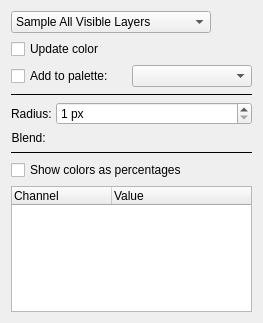
<?xml version="1.0" encoding="UTF-8"?>
<ui version="4.0">
 <class>ColorPickerOptionsWidget</class>
 <widget class="QWidget" name="ColorPickerOptionsWidget">
  <property name="geometry">
   <rect>
    <x>0</x>
    <y>0</y>
    <width>263</width>
    <height>323</height>
   </rect>
  </property>
  <property name="windowTitle">
   <string>Color Picker</string>
  </property>
  <layout class="QGridLayout">
   <item row="6" column="0">
    <layout class="QHBoxLayout" name="blendLayout">
     <property name="spacing">
      <number>1</number>
     </property>
     <item>
      <widget class="QLabel" name="blendLabel">
       <property name="text">
        <string>Blend: </string>
       </property>
       <property name="alignment">
        <set>Qt::AlignRight|Qt::AlignTrailing|Qt::AlignVCenter</set>
       </property>
       <property name="margin">
        <number>1</number>
       </property>
      </widget>
     </item>
     <item>
      <widget class="KisSliderSpinBox" name="blend" native="true">
       <property name="sizePolicy">
        <sizepolicy hsizetype="MinimumExpanding" vsizetype="Preferred">
         <horstretch>0</horstretch>
         <verstretch>0</verstretch>
        </sizepolicy>
       </property>
       <property name="toolTip">
        <string>&lt;nobr&gt;Blending controls the percentage of color that is picked&lt;/nobr&gt; and mixed with your current brush color. A full blending value picks colors completely, ignoring brush color.</string>
       </property>
      </widget>
     </item>
    </layout>
   </item>
   <item row="0" column="0">
    <widget class="QComboBox" name="cmbSources">
     <property name="sizePolicy">
      <sizepolicy hsizetype="Fixed" vsizetype="Fixed">
       <horstretch>0</horstretch>
       <verstretch>0</verstretch>
      </sizepolicy>
     </property>
     <property name="minimumSize">
      <size>
       <width>200</width>
       <height>0</height>
      </size>
     </property>
     <property name="maximumSize">
      <size>
       <width>200</width>
       <height>32767</height>
      </size>
     </property>
     <property name="toolTip">
      <string>&lt;nobr&gt;Determines whether the color picker will sample&lt;/nobr&gt; colors from all visible layers or only the currently selected layer.</string>
     </property>
     <property name="currentIndex">
      <number>0</number>
     </property>
     <item>
      <property name="text">
       <string>Sample All Visible Layers</string>
      </property>
     </item>
     <item>
      <property name="text">
       <string>Sample Current Layer</string>
      </property>
     </item>
    </widget>
   </item>
   <item row="8" column="0">
    <widget class="QCheckBox" name="cbNormaliseValues">
     <property name="toolTip">
      <string>Displays per-channel color information below as percentages instead of bytes.</string>
     </property>
     <property name="text">
      <string>Show colors as percentages</string>
     </property>
    </widget>
   </item>
   <item row="9" column="0">
    <widget class="QTreeWidget" name="listViewChannels">
     <property name="sizePolicy">
      <sizepolicy hsizetype="Expanding" vsizetype="Expanding">
       <horstretch>0</horstretch>
       <verstretch>1</verstretch>
      </sizepolicy>
     </property>
     <property name="minimumSize">
      <size>
       <width>0</width>
       <height>100</height>
      </size>
     </property>
     <property name="columnCount">
      <number>2</number>
     </property>
     <column>
      <property name="text">
       <string>Channel</string>
      </property>
     </column>
     <column>
      <property name="text">
       <string>Value</string>
      </property>
     </column>
    </widget>
   </item>
   <item row="7" column="0">
    <widget class="Line" name="line2">
     <property name="frameShadow">
      <enum>QFrame::Plain</enum>
     </property>
     <property name="lineWidth">
      <number>1</number>
     </property>
     <property name="orientation">
      <enum>Qt::Horizontal</enum>
     </property>
    </widget>
   </item>
   <item row="5" column="0">
    <layout class="QHBoxLayout" name="radiusLayout">
     <property name="spacing">
      <number>1</number>
     </property>
     <property name="leftMargin">
      <number>0</number>
     </property>
     <property name="topMargin">
      <number>0</number>
     </property>
     <property name="rightMargin">
      <number>0</number>
     </property>
     <property name="bottomMargin">
      <number>0</number>
     </property>
     <item>
      <widget class="QLabel" name="radiusLabel">
       <property name="text">
        <string>Radius: </string>
       </property>
       <property name="alignment">
        <set>Qt::AlignRight|Qt::AlignTrailing|Qt::AlignVCenter</set>
       </property>
       <property name="margin">
        <number>1</number>
       </property>
      </widget>
     </item>
     <item>
      <widget class="KisIntParseSpinBox" name="radius">
       <property name="sizePolicy">
        <sizepolicy hsizetype="MinimumExpanding" vsizetype="Fixed">
         <horstretch>0</horstretch>
         <verstretch>0</verstretch>
        </sizepolicy>
       </property>
       <property name="toolTip">
        <string>&lt;nobr&gt;Radius controls the color picker's sampling area.&lt;/nobr&gt; Pixel colors within this radius are mixed together.</string>
       </property>
       <property name="suffix">
        <string> px</string>
       </property>
       <property name="minimum">
        <number>1</number>
       </property>
       <property name="maximum">
        <number>900</number>
       </property>
      </widget>
     </item>
    </layout>
   </item>
   <item row="3" column="0">
    <layout class="QHBoxLayout" name="paletteLayout">
     <property name="spacing">
      <number>1</number>
     </property>
     <property name="leftMargin">
      <number>0</number>
     </property>
     <property name="topMargin">
      <number>0</number>
     </property>
     <property name="rightMargin">
      <number>0</number>
     </property>
     <property name="bottomMargin">
      <number>0</number>
     </property>
     <item>
      <widget class="QCheckBox" name="cbPalette">
       <property name="toolTip">
        <string>&lt;nobr&gt;Checking this box will add a new color swatch&lt;/nobr&gt; to a palette each time you pick a color.</string>
       </property>
       <property name="text">
        <string>Add to palette:</string>
       </property>
      </widget>
     </item>
     <item>
      <widget class="KisSqueezedComboBox" name="cmbPalette"/>
     </item>
    </layout>
   </item>
   <item row="2" column="0">
    <layout class="QHBoxLayout" name="horizontalLayout">
     <item>
      <widget class="QCheckBox" name="cbUpdateCurrentColor">
       <property name="toolTip">
        <string>&lt;nobr&gt;Controls whether the color picker updates the&lt;/nobr&gt; current foreground or not.</string>
       </property>
       <property name="text">
        <string>Update color</string>
       </property>
      </widget>
     </item>
    </layout>
   </item>
   <item row="4" column="0">
    <widget class="Line" name="line1">
     <property name="frameShadow">
      <enum>QFrame::Plain</enum>
     </property>
     <property name="lineWidth">
      <number>1</number>
     </property>
     <property name="orientation">
      <enum>Qt::Horizontal</enum>
     </property>
    </widget>
   </item>
  </layout>
 </widget>
 <customwidgets>
  <customwidget>
   <class>KisSliderSpinBox</class>
   <extends>QWidget</extends>
   <header>kis_slider_spin_box.h</header>
  </customwidget>
  <customwidget>
   <class>KisSqueezedComboBox</class>
   <extends>QComboBox</extends>
   <header>KisSqueezedComboBox.h</header>
  </customwidget>
  <customwidget>
   <class>KisIntParseSpinBox</class>
   <extends>QSpinBox</extends>
   <header>kis_int_parse_spin_box.h</header>
  </customwidget>
 </customwidgets>
 <resources/>
 <connections/>
</ui>
